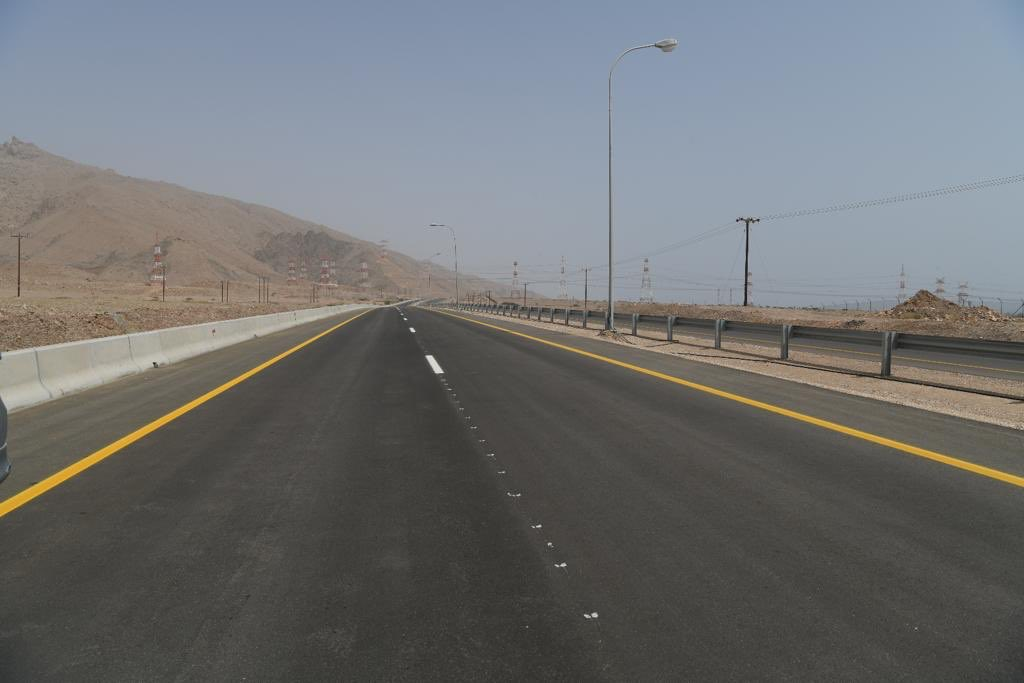
#> input picture test_photo.jpg, 1024 x 683 px, given in place of test1.mp4, which was not available
$ python lane_detection.py
#> lines starting #> are read from the running program, lines starting #| are printed output that depends on the picture; after the words box and inside, x2 and y2 are one past the last pixel; in counts of white or black regions, pixels touching at a corner belong together; pictures that were not available may be replaced by others from this repository, and a replacement may not be noted
#> in main, frame is the input picture: shape (683, 1024, 3); mean B, G, R 114.2, 113.1, 111.3
# [99 lines of commented-out code are left out]


import cv2
import numpy as np
import time

def detect_lanes(frame):
    # 1. Convert to grayscale and apply Gaussian blur
    gray = cv2.cvtColor(frame, cv2.COLOR_BGR2GRAY)
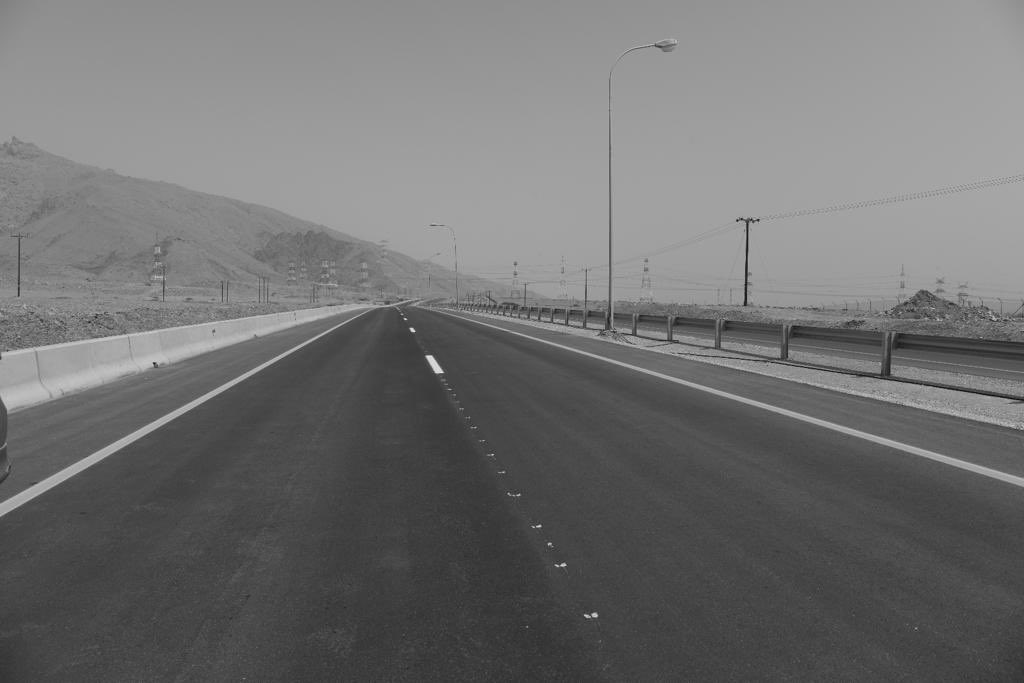
#> gray: shape (683, 1024); min 7, max 238, mean 112.7
    blur = cv2.GaussianBlur(gray, (5, 5), 0)

    # 2. Perform Canny edge detection
    edges = cv2.Canny(blur, 50, 150)
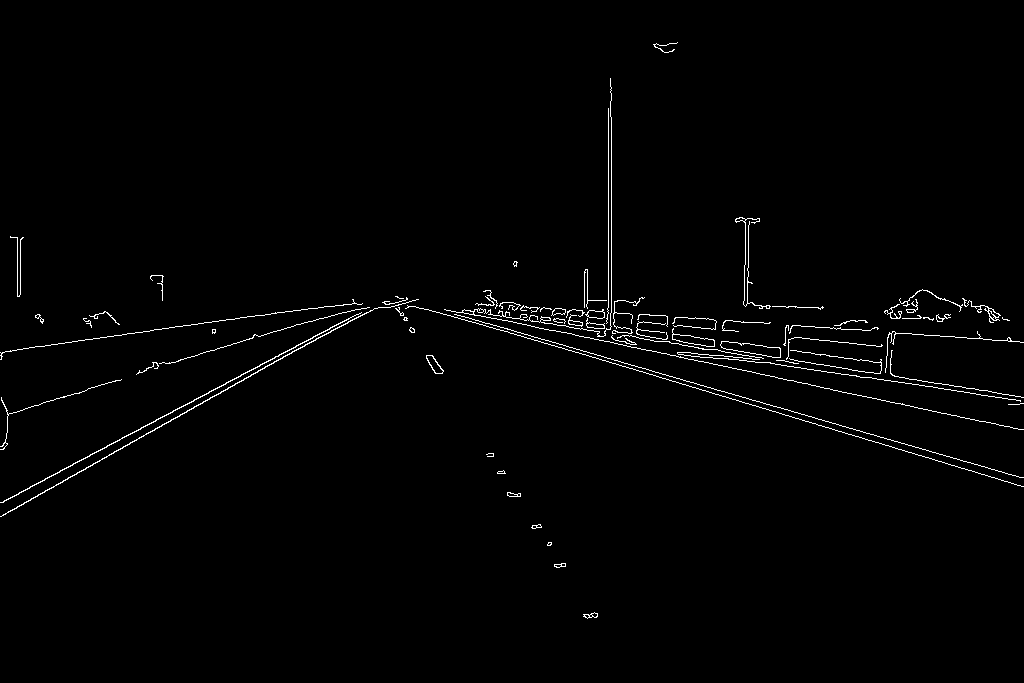
#> edges: shape (683, 1024); 1.3% white in thin lines or dots, all inside (x1, y1, x2, y2) = (0, 42, 1024, 619)

    # 3. Define a region of interest (a triangular area)
    height, width = edges.shape
#> height = 683; width = 1024
    roi_corners = np.array([[
        (int(width * 0.1), height),
        (int(width * 0.5), int(height * 0.6)),
        (int(width * 0.9), height)
    ]], dtype=np.int32)
#> roi_corners = [[102, 683], [512, 409], [921, 683]]
    mask = np.zeros_like(edges)
    cv2.fillPoly(mask, roi_corners, 255)
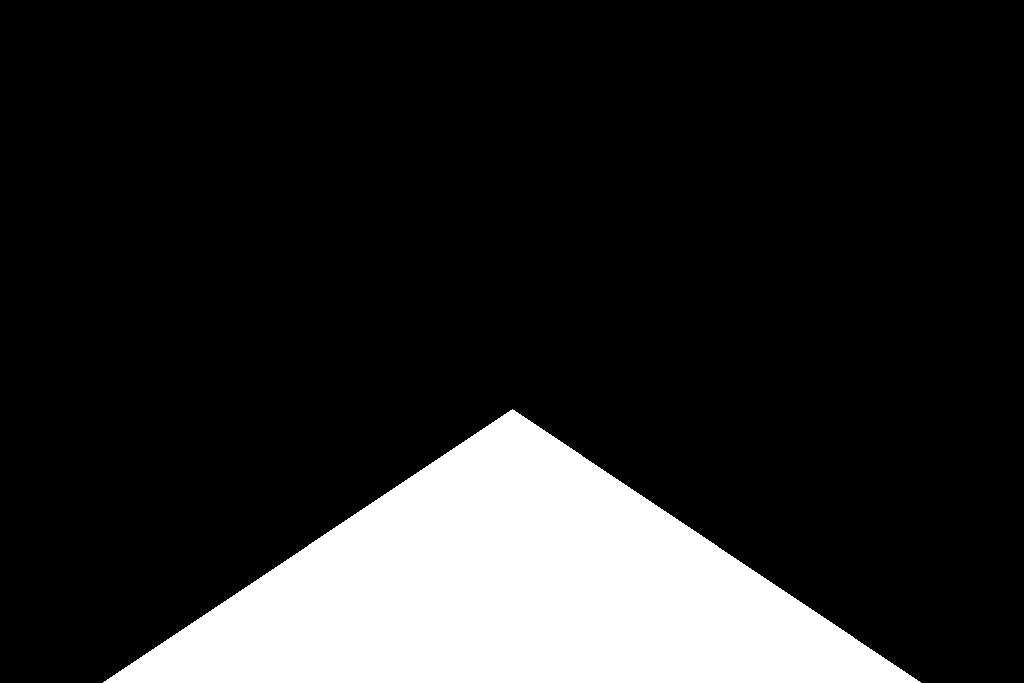
#> mask: shape (683, 1024); 16.1% white; 1 white region, box (x1, y1, x2, y2) and area: (103, 409, 921, 683) 112340
    cropped_edges = cv2.bitwise_and(edges, mask)
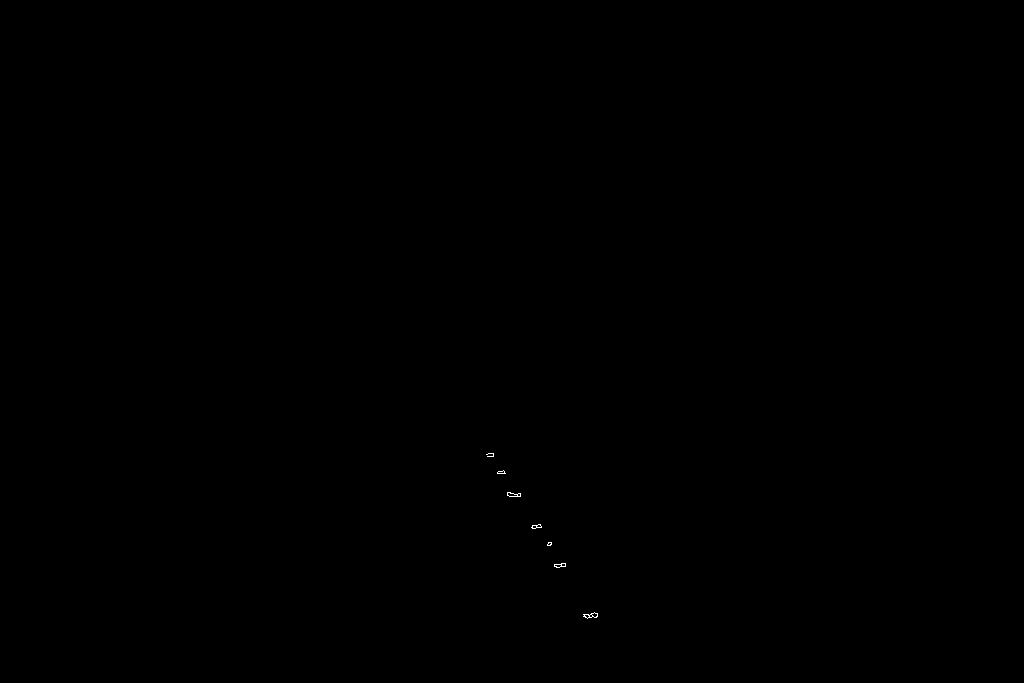
#> cropped_edges: shape (683, 1024); 0.03% white in thin lines or dots, all inside (x1, y1, x2, y2) = (486, 453, 598, 619)

    # 4. Detect line segments using the Hough transform
    lines = cv2.HoughLinesP(cropped_edges,
                            rho=2,
                            theta=np.pi / 180,
                            threshold=100,
                            minLineLength=40,
                            maxLineGap=5)
#> lines = None

    # 5. Average and extrapolate line segments to create one left and one right lane line
    averaged_lines = average_slope_intercept(frame, lines)

    # 6. Create an image to draw the lane lines
    line_image = display_lines(frame, averaged_lines)
#> line_image: shape (683, 1024, 3); every value is 0

    # 7. Overlay the line image on the original frame
    lane_image = cv2.addWeighted(frame, 0.8, line_image, 1, 1)
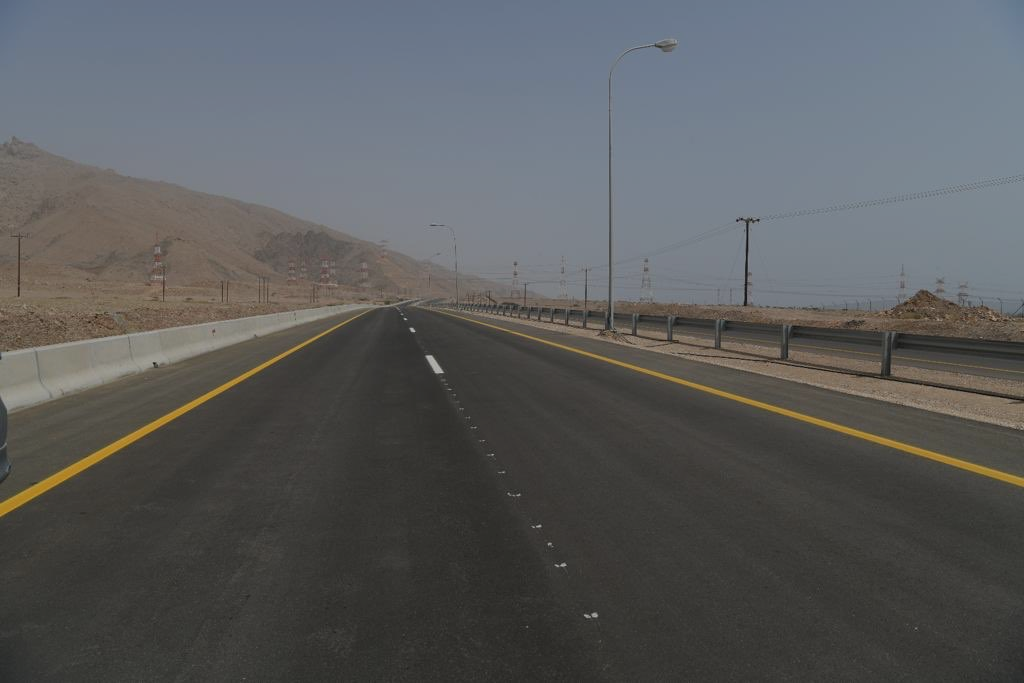
#> lane_image: shape (683, 1024, 3); mean B, G, R 92.4, 91.5, 90.1

    return lane_image

def average_slope_intercept(image, lines):
    left_fit = []
    right_fit = []
    if lines is None:
        return None

    for line in lines:
        for x1, y1, x2, y2 in line:
            # Fit a line (y = mx + b) to the points
            parameters = np.polyfit((x1, x2), (y1, y2), 1)
            slope = parameters[0]
            intercept = parameters[1]
            if slope < 0:
                left_fit.append((slope, intercept))
            else:
                right_fit.append((slope, intercept))

    averaged_lines = []
    if left_fit:
        left_fit_average = np.average(left_fit, axis=0)
        left_line = make_points(image, left_fit_average)
        averaged_lines.append(left_line)
    if right_fit:
        right_fit_average = np.average(right_fit, axis=0)
        right_line = make_points(image, right_fit_average)
        averaged_lines.append(right_line)
    return averaged_lines

def make_points(image, line_parameters):
    slope, intercept = line_parameters
    y1 = image.shape[0]  # Bottom of the image
    y2 = int(y1 * 3 / 5)  # Slightly above the middle
    if slope == 0:  # Prevent division by zero
        slope = 0.1
    x1 = int((y1 - intercept) / slope)
    x2 = int((y2 - intercept) / slope)
    return [x1, y1, x2, y2]

def display_lines(image, lines):
    line_image = np.zeros_like(image)
    if lines is not None:
        for line in lines:
            x1, y1, x2, y2 = line
            cv2.line(line_image, (x1, y1), (x2, y2), (0, 0, 255), 10)
    return line_image

def main():
    video_path = r"C:\\Mahmoud_Saeed\\My_projects\\project_graduation\\test1.mp4"
    cap = cv2.VideoCapture(video_path)
    cap.set(cv2.CAP_PROP_FRAME_WIDTH, 640)
    cap.set(cv2.CAP_PROP_FRAME_HEIGHT, 480)

    if not cap.isOpened():
        print("Error: Could not open video.")
        return

    while True:
        start_time = time.time()
        ret, frame = cap.read()
        if not ret:
            cap.set(cv2.CAP_PROP_POS_FRAMES, 0)
            continue

        lane_image = detect_lanes(frame)

        elapsed = time.time() - start_time
        fps = 1.0 / elapsed if elapsed > 0 else 0.0  # Prevent ZeroDivisionError

        cv2.putText(lane_image, f"FPS: {fps:.2f}", (10, 40),
                    cv2.FONT_HERSHEY_SIMPLEX, 1, (255, 0, 0), 2)
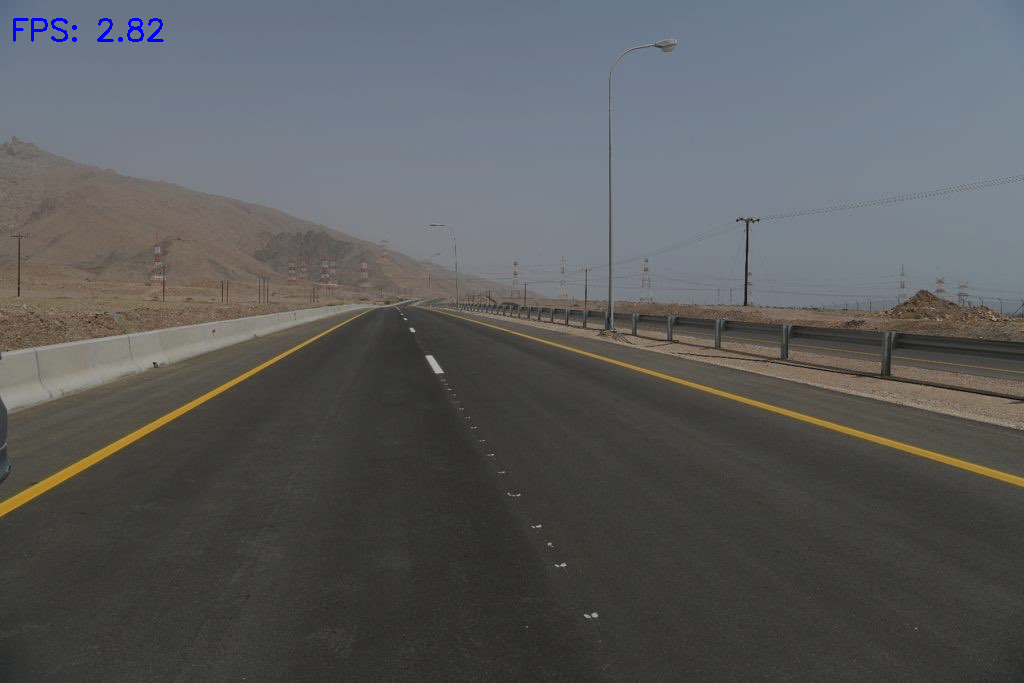
#> lane_image: shape (683, 1024, 3); 0.15% of pixels changed, all inside (x1, y1, x2, y2) = (13, 18, 164, 42)

        cv2.imshow("Lane Detection", lane_image)

        if cv2.waitKey(1) & 0xFF == ord('q'):
#> (key q is pressed here)
            break

    cap.release()
    cv2.destroyAllWindows()

if __name__ == "__main__":
    main()

$ run again, on object.jpeg
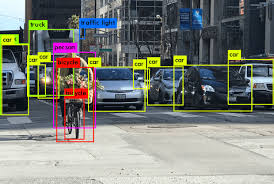
#> input picture object.jpeg, 274 x 184 px, given in place of test1.mp4, which was not available
#> in main, frame is the input picture: shape (184, 274, 3); mean B, G, R 120, 126.2, 123.5
#> in detect_lanes, `edges = cv2.Canny(blur, 50, 150)`:
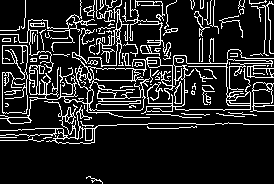
#> edges: shape (184, 274); 14.6% white in thin lines or dots
#> mask: shape (184, 274); 16.1% white; 1 white region, box (x1, y1, x2, y2) and area: (28, 110, 246, 184) 8139
#> cropped_edges: shape (184, 274); 0.26% white in thin lines or dots, all inside (x1, y1, x2, y2) = (86, 110, 165, 184)
#> lines = None
#> line_image: shape (184, 274, 3); every value is 0
#> in main, `cv2.putText(lane_image, f"FPS: {fps:.2f}", (10, 40), cv2.FONT_HERSHEY_..`:
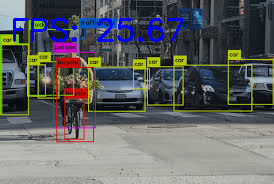
#> lane_image: shape (184, 274, 3); mean B, G, R 101.2, 100.1, 98.3
